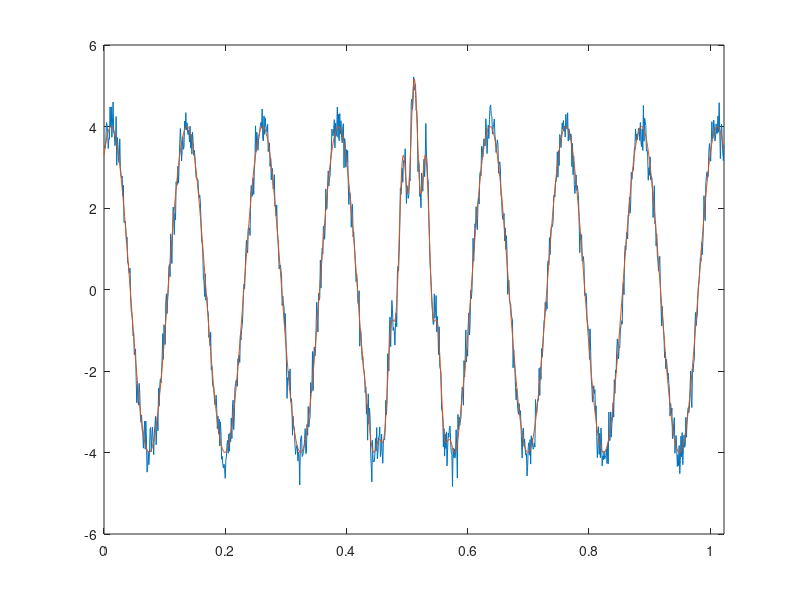

MATLAB code to generate this figure: (Note: this script raises an error after producing the figure.)
%Test bed for basic masking signal algorithm development
clear all;close all
%% Set data recording parameters
Fs  = 1e3;%Sample rate
dt = 1/Fs;
Nsamp  = 2^10;%number of samples
Ts  = Nsamp/Fs;
t   = ([1:Nsamp]-1)/Fs;

%% Make data.  Start with basic Gabor wave packet riding on lower frequency sinusoid.

f0 = 50
f1 = 8;
Tsig = Ts/30;
t0 = Ts/2;
phi0 = 0;
A0 = .1;
A1 = 4;
SigNoise = A0*3;
x01 = A0/Tsig/sqrt(2*pi)*exp( -(t-t0).^2/Tsig^2/2).*...
    cos(2*pi*(f0.*(t-t0) + phi0));
x02 = A1*cos(2*pi*f1*(t-t0));
x0  =  x01 + x02;
    
    
x = x0 + SigNoise*randn(size(t));
figure;plot(t,x,t,x0)
xlim([min(t) max(t)]);


sig1 =  struct('val',x0,'period',dt);
cwtS1 = cwtft(sig1,'scales',1./[1:1:200]);
scales = cwtS1.scales;
MorletFourierFactor = 4*pi/(6+sqrt(2+6^2));
freq = 1./(scales.*MorletFourierFactor);
figure;imagesc(t,freq,abs(cwtS1.cfs));set(gca,'YDir','normal');
xlabel('time (sec)'); ylabel('Pseudo-frequency');
title('Morlet spectrogram')
% set(gca,'YTick',[0:10:150])
grid on
ylim([0 100])

%% Decompose with standard EMD
maxIMF = 4;
IMFx0 = emdos(x0,'method','emd');
figure;plot_imf(IMFx0(1:maxIMF,:),t,'x0')
IMFx = emdos(x,'method','emd');
figure;plot_imf(IMFx(1:maxIMF,:),t,'x0 + noise')
MSE(1) = sum((x01-IMFx(3,:)).^2)*dt;
%% Add a masking signal to bias amplitude of higher frequency component
As = 15*A0;
fm = f0
s = As*cos(2*pi*fm*(t-t0)+pi);
y0Plus = x0 + s;
y0Minus = x0 - s;
figure;plot(t,x0,t,y0Plus, t,y0Minus)
IMFy0Plus = emdos(y0Plus,'method','emd');
IMFy0Minus = emdos(y0Minus,'method','emd');
IMFy01 = zeros(size(IMFy0Plus));
IMFy01(1,:) = IMFy0Plus(1,:) - s;
IMFy01(2:end,:) = IMFy0Plus(2:end,:);
[rP cP] = size(IMFy0Plus);
[rM cM] = size(IMFy0Minus);
rmin = min([rP rM]);
IMFy02 = (IMFy0Plus(1:rmin,:) + IMFy0Minus(1:rmin,:))/2;

figure;plot_imf(IMFy01,t,'Masking1')
figure;plot_imf(IMFy02,t,'Masking2')

%% Masking in presence of noise
sig1 =  struct('val',x,'period',dt);
cwtS1 = cwtft(sig1,'scales',1./[1:1:200]);
scales = cwtS1.scales;
MorletFourierFactor = 4*pi/(6+sqrt(2+6^2));
freq = 1./(scales.*MorletFourierFactor);
figure;imagesc(t,freq,abs(cwtS1.cfs));set(gca,'YDir','normal');
xlabel('time (sec)'); ylabel('Pseudo-frequency');
title('Morlet spectrogram')
% set(gca,'YTick',[0:10:150])
grid on
ylim([0 100])


%plot multitaper spectrum
TW = 3;
Hs=spectrum.mtm(TW);
figure;psd(Hs,x,'Fs',Fs)

fNyq = Fs/2;
NFFT = 2^nextpow2(Nsamp); % Next power of 2 from length of y
W = 2*abs(fft(x,NFFT))/Nsamp;
f = fNyq*linspace(0,1,NFFT/2+1);
figure(2);semilogy(f, W(1:NFFT/2+1))
hold on
% Low-pass filter below burst frequency 
fp = (f0 + 10)/fNyq;fst = (f0 + 15)/fNyq;Ap = 1;Ast = 20;
h=fdesign.lowpass('Fp,Fst,Ap,Ast',fp,fst,Ap,Ast);
d=design(h,'equiripple'); %Lowpass FIR filter
y=filtfilt(d.Numerator,1,x); %zero-phase filtering
Y = 2*abs(fft(y,NFFT))/Nsamp;
figure(2);semilogy(f,Y(1:NFFT/2+1),'g');
IMFxFilt = emdos(y,'method','emd');
figure;plot_imf(IMFxFilt,t,'Low-pass Filtered')
MSE(2) = sum((x01-IMFxFilt(1,:)).^2)*dt;

yy = y + s;
IMFyMask = emdos(yy,'method','emd');
IMFyMask(1,:) = IMFyMask(1,:) - s;
figure;plot_imf(IMFyMask,t,'low-pass and Masked')
MSE(3) = sum((x01-IMFyMask(1,:)).^2)*dt;

fst1 = (f0 - 30)/fNyq;
fst2 = (f0 + 20)/fNyq;
fp1 = (f0 - 10)/fNyq;
fp2 = (f0 + 10)/fNyq;
Ast1 = 20;Ast2 = 8;Ap = 1;

h = fdesign.bandpass('Fst1,Fp1,Fp2,Fst2,Ast1,Ap,Ast2',fst1,fp1,fp2,fst2,Ast1,Ap,Ast2);
d=design(h,'FIR'); %bandpass FIR filter
yband=filtfilt(d.Numerator,1,y); %zero-phase filtering
MSE(4) = sum((x01-yband).^2)*dt;

Y = 2*abs(fft(yband,NFFT))/Nsamp;
figure(2);semilogy(f,Y(1:NFFT/2+1),'r');
hold off
legend('raw','low-pass','band-pass')
figure;plot(t,yband)
IMFxFilt = emdos(yband,'method','emd');
figure;plot_imf(IMFxFilt,t,'band-pass Filtered')
MSE(5) = sum((x01-IMFxFilt(1,:)).^2)*dt;

%% Now need to estimate phase

